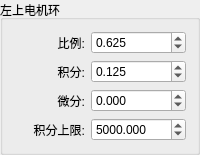
          <widget class="QGroupBox" name="groupBox_17">
           <property name="title">
            <string>左上电机环</string>
           </property>
           <layout class="QHBoxLayout" name="horizontalLayout_12">
            <item>
             <layout class="QVBoxLayout" name="verticalLayout_5">
              <item>
               <widget class="QLabel" name="label_13">
                <property name="sizePolicy">
                 <sizepolicy hsizetype="Preferred" vsizetype="Preferred">
                  <horstretch>0</horstretch>
                  <verstretch>0</verstretch>
                 </sizepolicy>
                </property>
                <property name="text">
                 <string>比例:</string>
                </property>
                <property name="alignment">
                 <set>Qt::AlignRight|Qt::AlignTrailing|Qt::AlignVCenter</set>
                </property>
               </widget>
              </item>
              <item>
               <widget class="QLabel" name="label_15">
                <property name="sizePolicy">
                 <sizepolicy hsizetype="Preferred" vsizetype="Preferred">
                  <horstretch>0</horstretch>
                  <verstretch>0</verstretch>
                 </sizepolicy>
                </property>
                <property name="text">
                 <string>积分:</string>
                </property>
                <property name="alignment">
                 <set>Qt::AlignRight|Qt::AlignTrailing|Qt::AlignVCenter</set>
                </property>
               </widget>
              </item>
              <item>
               <widget class="QLabel" name="label_14">
                <property name="sizePolicy">
                 <sizepolicy hsizetype="Preferred" vsizetype="Preferred">
                  <horstretch>0</horstretch>
                  <verstretch>0</verstretch>
                 </sizepolicy>
                </property>
                <property name="text">
                 <string>微分:</string>
                </property>
                <property name="alignment">
                 <set>Qt::AlignRight|Qt::AlignTrailing|Qt::AlignVCenter</set>
                </property>
               </widget>
              </item>
              <item>
               <widget class="QLabel" name="label_19">
                <property name="sizePolicy">
                 <sizepolicy hsizetype="Preferred" vsizetype="Preferred">
                  <horstretch>0</horstretch>
                  <verstretch>0</verstretch>
                 </sizepolicy>
                </property>
                <property name="text">
                 <string>积分上限:</string>
                </property>
                <property name="alignment">
                 <set>Qt::AlignRight|Qt::AlignTrailing|Qt::AlignVCenter</set>
                </property>
               </widget>
              </item>
             </layout>
            </item>
            <item>
             <layout class="QVBoxLayout" name="verticalLayout_10">
              <item>
               <widget class="QDoubleSpinBox" name="doubleSpinBox_left_front_motor_p">
                <property name="sizePolicy">
                 <sizepolicy hsizetype="Preferred" vsizetype="Fixed">
                  <horstretch>0</horstretch>
                  <verstretch>0</verstretch>
                 </sizepolicy>
                </property>
                <property name="decimals">
                 <number>3</number>
                </property>
                <property name="minimum">
                 <double>-99999999.000000000000000</double>
                </property>
                <property name="maximum">
                 <double>99999999.000000000000000</double>
                </property>
                <property name="value">
                 <double>0.625000000000000</double>
                </property>
               </widget>
              </item>
              <item>
               <widget class="QDoubleSpinBox" name="doubleSpinBox_left_front_motor_i">
                <property name="sizePolicy">
                 <sizepolicy hsizetype="Preferred" vsizetype="Fixed">
                  <horstretch>0</horstretch>
                  <verstretch>0</verstretch>
                 </sizepolicy>
                </property>
                <property name="decimals">
                 <number>3</number>
                </property>
                <property name="minimum">
                 <double>-99999999.000000000000000</double>
                </property>
                <property name="maximum">
                 <double>99999999.000000000000000</double>
                </property>
                <property name="value">
                 <double>0.125000000000000</double>
                </property>
               </widget>
              </item>
              <item>
               <widget class="QDoubleSpinBox" name="doubleSpinBox_left_front_motor_d">
                <property name="sizePolicy">
                 <sizepolicy hsizetype="Preferred" vsizetype="Fixed">
                  <horstretch>0</horstretch>
                  <verstretch>0</verstretch>
                 </sizepolicy>
                </property>
                <property name="decimals">
                 <number>3</number>
                </property>
                <property name="minimum">
                 <double>-99999999.000000000000000</double>
                </property>
                <property name="maximum">
                 <double>99999999.000000000000000</double>
                </property>
               </widget>
              </item>
              <item>
               <widget class="QDoubleSpinBox" name="doubleSpinBox_left_front_motor_max_total_integral">
                <property name="sizePolicy">
                 <sizepolicy hsizetype="Preferred" vsizetype="Fixed">
                  <horstretch>0</horstretch>
                  <verstretch>0</verstretch>
                 </sizepolicy>
                </property>
                <property name="decimals">
                 <number>3</number>
                </property>
                <property name="minimum">
                 <double>-99999999.000000000000000</double>
                </property>
                <property name="maximum">
                 <double>99999999.000000000000000</double>
                </property>
                <property name="value">
                 <double>5000.000000000000000</double>
                </property>
               </widget>
              </item>
             </layout>
            </item>
           </layout>
          </widget>
